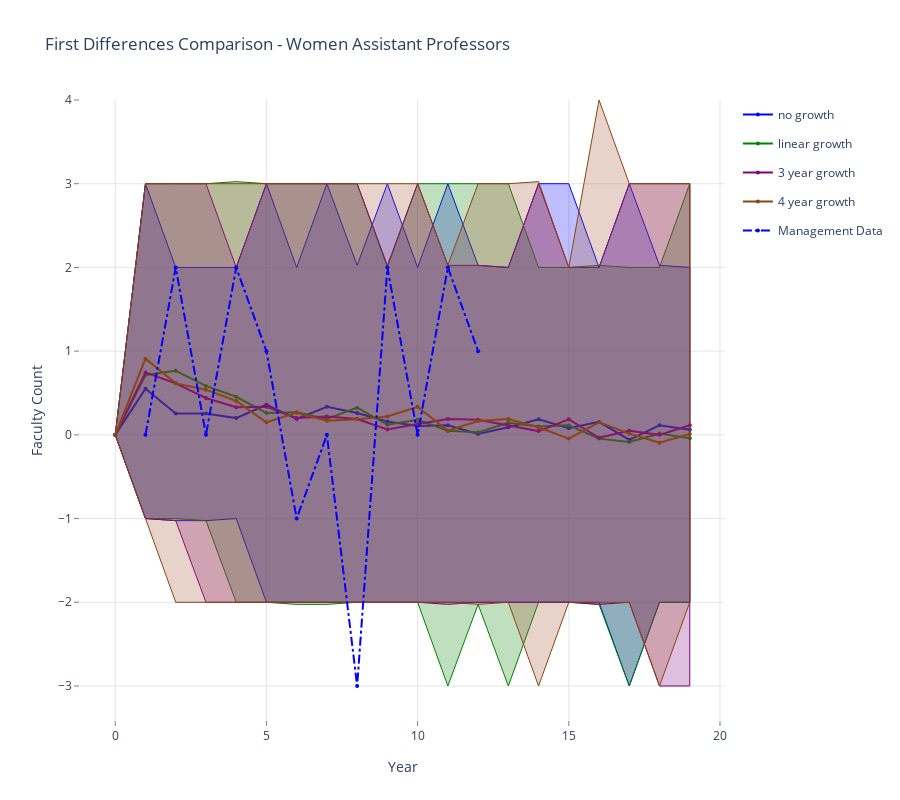

Notebook code cell kept with this figure:
### Markdown cell above
### Women Assistant Professors

### Code cell
data = []
linecolors = ['rgb(0,0,255)', 'rgb(0,128,0)', 'rgb(128,0,128)', 'rgb(139,69,19)']
fillcolors = ['rgba(0,0,255,0.25)', 'rgba(0,128,0,0.25)', 'rgba(128,0,128,0.25)', 'rgba(160,82,45,0.25)']
legend_labels = ['no growth', 'linear growth', '3 year growth', '4 year growth']

for k,v in enumerate(mlist):
    data.append(go.Scatter(
        x=np.append(v['yr'], v['yr'].values[::-1]),
        y=np.append(v['f1_1d_975'], v['f1_1d_025'].values[::-1]),
        fill='tozerox',
        fillcolor=fillcolors[k],
        line=dict(color=linecolors[k],
                 width=1),
        legendgroup=legend_labels[k],
        showlegend=False,
        mode='lines',
        name=legend_labels[k],
    ))

    data.append(go.Scatter(
        x=v['yr'],
        y=v['f1_1d_avg'],
        line=dict(color=linecolors[k],
                 width=2),
        legendgroup=legend_labels[k],
        showlegend=True,
        marker=dict(
            size=4),
        mode='lines+markers',
        name=legend_labels[k],
    ))


data.append(go.Scatter(
    x=v['yr'], 
    y=v['act_f1_1d'],
    line=dict(color='blue',
             dash='dashdot'),
    name='Management Data',
    mode='lines+markers',
    marker=dict(
        size=4),

))

    
layout = go.Layout(
    title='First Differences Comparison - Women Assistant Professors',
    height=800,
    width=900,
    paper_bgcolor='rgb(255,255,255)',
    plot_bgcolor='rgb(255,255,255)',
    xaxis=dict(
        visible=True,
        title='Year',
        gridcolor='rgb(229,229,229)',
        showgrid=True,
        showline=True,
        showticklabels=True,
        tickcolor='rgb(127,127,127)',
        ticks='outside',
        zeroline=False
    ),
    yaxis=dict(
        title='Faculty Count',
        gridcolor='rgb(229,229,229)',
        showgrid=True,
        showline=True,
        showticklabels=True,
        tickcolor='rgb(127,127,127)',
        ticks='outside',
        zeroline=False
    ),
)
fig = go.Figure(data=data, layout=layout)
plotly.offline.iplot(fig, filename= 'shaded_lines')

# export image for ingestion to pdf file.
# if not os.path.exists('images'):
#     os.mkdir('images')
# pio.write_image(fig, 'images/change_in_percentage_faculty_women.png')

### Figure 1 — Plotly figure (JSON) as saved in the notebook; plotly's stock layout.template omitted (floating-point values rounded to 4 significant figures)
{"data": [{"fill": "tozerox", "fillcolor": "rgba(0,0,255,0.25)", "legendgroup": "no growth", "line": {"color": "rgb(0,0,255)", "width": 1}, "mode": "lines", "name": "no growth", "showlegend": false, "type": "scatter", "x": [0, 1, 2, 3, 4, 5, 6, 7, 8, 9, 10, 11, 12, 13, 14, 15, 16, 17, 18, 19, 19, 18, 17, 16, 15, 14, 13, 12, 11, 10, 9, 8, 7, 6, 5, 4, 3, 2, 1, 0], "y": [0, 3, 2, 2, 2, 3, 2, 3, 2.025, 3, 2, 3, 2.025, 2, 3, 3, 2, 3, 2.025, 2, -2, -2, -3, -2, -2, -2, -2, -2, -2, -2, -2, -2, -2, -2, -2, -1, -1.025, -1.025, -1, 0]}, {"legendgroup": "no growth", "line": {"color": "rgb(0,0,255)", "width": 2}, "marker": {"size": 4}, "mode": "lines+markers", "name": "no growth", "showlegend": true, "type": "scatter", "x": [0, 1, 2, 3, 4, 5, 6, 7, 8, 9, 10, 11, 12, 13, 14, 15, 16, 17, 18, 19], "y": [0, 0.55, 0.255, 0.255, 0.2, 0.36, 0.19, 0.335, 0.26, 0.16, 0.105, 0.115, 0.01, 0.09, 0.185, 0.08, 0.155, -0.06, 0.115, 0.06]}, {"fill": "tozerox", "fillcolor": "rgba(0,128,0,0.25)", "legendgroup": "linear growth", "line": {"color": "rgb(0,128,0)", "width": 1}, "mode": "lines", "name": "linear growth", "showlegend": false, "type": "scatter", "x": [0, 1, 2, 3, 4, 5, 6, 7, 8, 9, 10, 11, 12, 13, 14, 15, 16, 17, 18, 19, 19, 18, 17, 16, 15, 14, 13, 12, 11, 10, 9, 8, 7, 6, 5, 4, 3, 2, 1, 0], "y": [0, 3, 3, 3, 3.025, 3, 3, 3, 3, 2, 3, 3, 3, 3, 2, 2, 2.025, 2, 2, 3, -2, -2, -3, -2.025, -2, -2, -3, -2.025, -3, -2, -2, -2, -2.025, -2.025, -2, -2, -1.025, -1, -1, 0]}, {"legendgroup": "linear growth", "line": {"color": "rgb(0,128,0)", "width": 2}, "marker": {"size": 4}, "mode": "lines+markers", "name": "linear growth", "showlegend": true, "type": "scatter", "x": [0, 1, 2, 3, 4, 5, 6, 7, 8, 9, 10, 11, 12, 13, 14, 15, 16, 17, 18, 19], "y": [0, 0.715, 0.765, 0.585, 0.455, 0.26, 0.27, 0.19, 0.325, 0.12, 0.18, 0.05, 0.03, 0.145, 0.1, 0.115, -0.045, -0.085, 0.015, -0.04]}, {"fill": "tozerox", "fillcolor": "rgba(128,0,128,0.25)", "legendgroup": "3 year growth", "line": {"color": "rgb(128,0,128)", "width": 1}, "mode": "lines", "name": "3 year growth", "showlegend": false, "type": "scatter", "x": [0, 1, 2, 3, 4, 5, 6, 7, 8, 9, 10, 11, 12, 13, 14, 15, 16, 17, 18, 19, 19, 18, 17, 16, 15, 14, 13, 12, 11, 10, 9, 8, 7, 6, 5, 4, 3, 2, 1, 0], "y": [0, 3, 3, 3, 2, 3, 3, 3, 3, 2.025, 3, 2.025, 2.025, 2, 3, 2, 2, 3, 3, 3, -3, -3, -2, -2.025, -2, -2, -2, -2, -2.025, -2, -2, -2, -2, -2, -2, -2, -2, -1.025, -1, 0]}, {"legendgroup": "3 year growth", "line": {"color": "rgb(128,0,128)", "width": 2}, "marker": {"size": 4}, "mode": "lines+markers", "name": "3 year growth", "showlegend": true, "type": "scatter", "x": [0, 1, 2, 3, 4, 5, 6, 7, 8, 9, 10, 11, 12, 13, 14, 15, 16, 17, 18, 19], "y": [0, 0.745, 0.615, 0.44, 0.33, 0.335, 0.2, 0.22, 0.19, 0.065, 0.13, 0.19, 0.18, 0.115, 0.045, 0.185, -0.035, 0.05, 0, 0.115]}, {"fill": "tozerox", "fillcolor": "rgba(160,82,45,0.25)", "legendgroup": "4 year growth", "line": {"color": "rgb(139,69,19)", "width": 1}, "mode": "lines", "name": "4 year growth", "showlegend": false, "type": "scatter", "x": [0, 1, 2, 3, 4, 5, 6, 7, 8, 9, 10, 11, 12, 13, 14, 15, 16, 17, 18, 19, 19, 18, 17, 16, 15, 14, 13, 12, 11, 10, 9, 8, 7, 6, 5, 4, 3, 2, 1, 0], "y": [0, 3, 3, 3, 3, 3, 3, 3, 3, 3, 3, 2.025, 3, 3, 3.025, 2, 4, 3, 3, 3, -2, -3, -2, -2, -2, -3, -2, -2.025, -2, -2, -2, -2, -2, -2, -2, -2, -2, -2, -1, 0]}, {"legendgroup": "4 year growth", "line": {"color": "rgb(139,69,19)", "width": 2}, "marker": {"size": 4}, "mode": "lines+markers", "name": "4 year growth", "showlegend": true, "type": "scatter", "x": [0, 1, 2, 3, 4, 5, 6, 7, 8, 9, 10, 11, 12, 13, 14, 15, 16, 17, 18, 19], "y": [0, 0.91, 0.615, 0.54, 0.405, 0.15, 0.265, 0.17, 0.185, 0.22, 0.335, 0.05, 0.165, 0.19, 0.09, -0.045, 0.15, 0.015, -0.095, 0.01]}, {"line": {"color": "blue", "dash": "dashdot"}, "marker": {"size": 4}, "mode": "lines+markers", "name": "Management Data", "type": "scatter", "x": [0, 1, 2, 3, 4, 5, 6, 7, 8, 9, 10, 11, 12, 13, 14, 15, 16, 17, 18, 19], "y": [null, 0, 2, 0, 2, 1, -1, 0, -3, 2, 0, 2, 1, null, null, null, null, null, null, null]}], "layout": {"height": 800, "paper_bgcolor": "rgb(255,255,255)", "plot_bgcolor": "rgb(255,255,255)", "title": {"text": "First Differences Comparison - Women Assistant Professors"}, "width": 900, "xaxis": {"gridcolor": "rgb(229,229,229)", "showgrid": true, "showline": true, "showticklabels": true, "tickcolor": "rgb(127,127,127)", "ticks": "outside", "title": {"text": "Year"}, "visible": true, "zeroline": false}, "yaxis": {"gridcolor": "rgb(229,229,229)", "showgrid": true, "showline": true, "showticklabels": true, "tickcolor": "rgb(127,127,127)", "ticks": "outside", "title": {"text": "Faculty Count"}, "zeroline": false}}}
